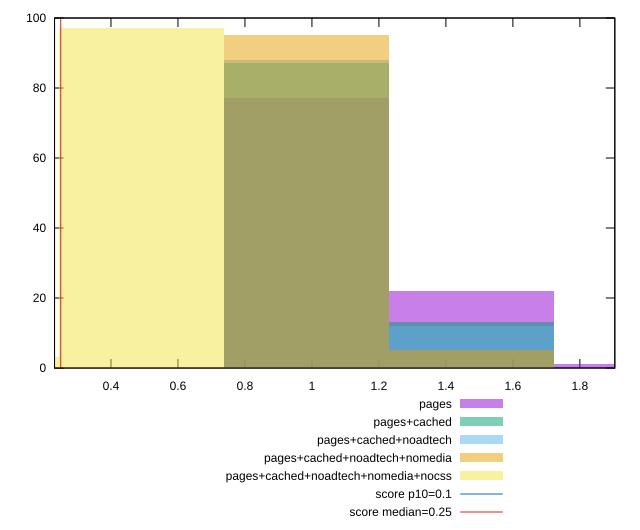

Write gnuplot code to recreate this figure.
reset

$pages <<EOF
0.9852301497721341 77
1.4778452246582012 22
1.9704602995442682 1
EOF

$pagesCached <<EOF
0.9852301497721341 87
1.4778452246582012 13
EOF

$pagesCachedNoadtech <<EOF
0.9852301497721341 88
1.4778452246582012 12
EOF

$pagesCachedNoadtechNomedia <<EOF
0.9852301497721341 95
1.4778452246582012 5
EOF

$pagesCachedNoadtechNomediaNocss <<EOF
0 3
0.49261507488606704 97
EOF

set key outside below
set boxwidth 0.49261507488606704
set xrange [0.23147960069444443:1.9043596462673613]
set yrange [0:100]
set trange [0:100]
set style fill transparent solid 0.5 noborder

set parametric
set terminal svg size 640, 530 enhanced background rgb 'white'
set output "report_00013_2021-02-09T12-04-24.940Z/cumulative-layout-shift/comparison/histogram/all_raw.svg"

plot $pages title "pages" with boxes, \
     $pagesCached title "pages+cached" with boxes, \
     $pagesCachedNoadtech title "pages+cached+noadtech" with boxes, \
     $pagesCachedNoadtechNomedia title "pages+cached+noadtech+nomedia" with boxes, \
     $pagesCachedNoadtechNomediaNocss title "pages+cached+noadtech+nomedia+nocss" with boxes, \
     0.1,t title "score p10=0.1", \
     0.25,t title "score median=0.25"

reset
